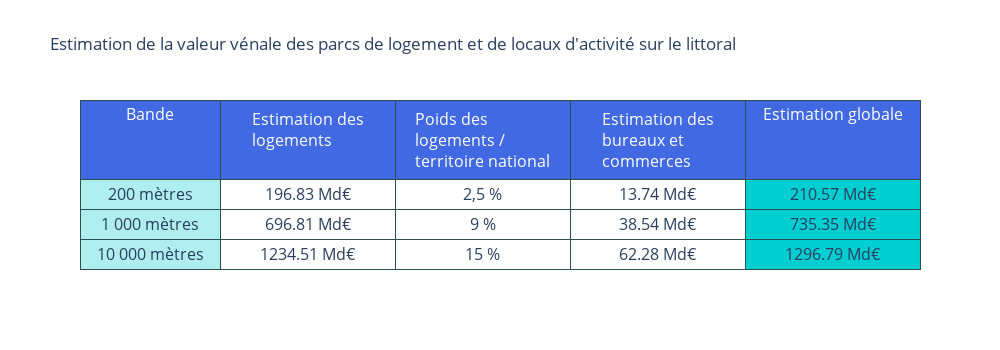

The code cell stored with this chart in its notebook:
### Code cell
import plotly.graph_objects as go

national["estim_tot"] = national["estim_logt"] + national["estim_bur_com"]

header=['Bande', 
        'Estimation des logements', 
        "Poids des logements / territoire national", 
        "Estimation des bureaux et commerces", 
        "Estimation globale"]
values = [['200 mètres','1 000 mètres','10 000 mètres',], 
          [str(round(e/1000000000, 2)) + " Md€"  for e in national["estim_logt"].to_list()],
          ["2,5 %", "9 %", "15 %"],
          [str(round(e/1000000000, 2)) + " Md€"  for e in national["estim_bur_com"].to_list()],
          [str(round(e/1000000000, 2)) + " Md€"  for e in national["estim_tot"].to_list()],
          ]

fig = go.Figure(data=[go.Table(
  columnorder = [1,2,3,4,5],
  columnwidth = [200 ,250, 250, 250, 250],
  header =dict(values=header,
    line_color='darkslategray',
    fill_color='royalblue',
    align=["center"]*5,
    font=dict(color='white', size=16),
    height=40
),
  cells=dict(
    values=values,
    line_color='darkslategray',
    fill=dict(color=['paleturquoise', 'white', "white", "white", "darkturquoise"]),
    align=['center',]*5,
    font_size=16,
    height=30)
    )
],
)

fig.update_layout(
    title="Estimation de la valeur vénale des parcs de logement et de locaux d'activité sur le littoral",
    width=1000,
    height=350
)
fig.show()

### Figure 1 — Plotly figure (JSON) as saved in the notebook; plotly's stock layout.template omitted (floating-point values rounded to 4 significant figures)
{"data": [{"cells": {"align": ["center", "center", "center", "center", "center"], "fill": {"color": ["paleturquoise", "white", "white", "white", "darkturquoise"]}, "font": {"size": 16}, "height": 30, "line": {"color": "darkslategray"}, "values": [["200 mètres", "1 000 mètres", "10 000 mètres"], ["196.83 Md€", "696.81 Md€", "1234.51 Md€"], ["2,5 %", "9 %", "15 %"], ["13.74 Md€", "38.54 Md€", "62.28 Md€"], ["210.57 Md€", "735.35 Md€", "1296.79 Md€"]]}, "columnorder": [1, 2, 3, 4, 5], "columnwidth": [200, 250, 250, 250, 250], "header": {"align": ["center", "center", "center", "center", "center"], "fill": {"color": "royalblue"}, "font": {"color": "white", "size": 16}, "height": 40, "line": {"color": "darkslategray"}, "values": ["Bande", "Estimation des logements", "Poids des logements / territoire national", "Estimation des bureaux et commerces", "Estimation globale"]}, "type": "table"}], "layout": {"height": 350, "title": {"text": "Estimation de la valeur vénale des parcs de logement et de locaux d'activité sur le littoral"}, "width": 1000}}
